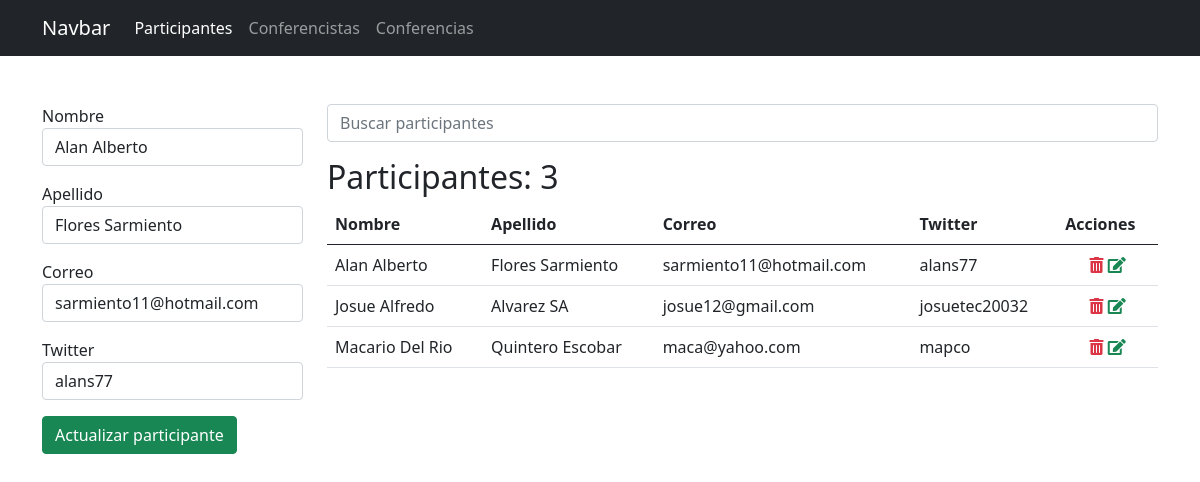
/participantes/30/editar/, run on the app's committed database.
### app_registro/models.py (models this page shows, shortened)
class Participante(models.Model):
    nombre = models.CharField(max_length=25)
    apellido = models.CharField(max_length=25)
    correo = models.EmailField()
    twitter = models.CharField(max_length=35, null=True, blank=True)

### app_registro/views.py (the view, shortened to what this page needs)
# urls.py: path('participantes/<int:id>/editar/', views.editar_participante, name='editar_participante'),
def editar_participante(request, id):
    par = get_object_or_404(Participante, pk=id)
    data = Participante.objects.all().order_by('nombre')
    ctx = {
        'activo': 'participantes',
        'participantes': data,
        'p': par
    }
    return render(request, 'registro/participantes.html', ctx)

### app_registro/templates/registro/participantes.html (shortened to what this page needs)
{% extends "base.html" %}
{% block container %}
    <div class="row">
        <div class="col-3">
            {% if p %}
            <form action="{% url 'editar_participante' p.id %}" method="post">
            {% else %}
            <form action="{% url 'participantes' %}" method="post">
            {% endif %}
                <div class="mb-3">
                    <label for="nombre">Nombre</label>
                    <input type="text" value="{{ p.nombre }}" name="nombre" id="nombre" class="form-control" required autofocus>
                </div>
                <div class="mb-3">
                    <label for="apellido">Apellido</label>
                    <input type="text" value="{{ p.apellido }}" name="apellido" id="apellido" class="form-control" required>
                </div>
                <div class="mb-3">
                    <label for="correo">Correo</label>
                    <input type="email" value="{{ p.correo }}" name="correo" id="correo" class="form-control" required>
                </div>
                <div class="mb-3">
                    <label for="twitter">Twitter</label>
                    <input type="text" value="{{ p.twitter }}" name="twitter" id="twitter" class="form-control" placeholder="Tu usuario" required>
                </div>
                <div class="mb-3">
                    {% if p %}
                    <input type="submit" class="btn btn-success" value="Actualizar participante">
                    {% else %}
                    <input type="submit" class="btn btn-success" value="Registrar participante">
                    {% endif %}
                </div>
            </form>
        </div>
        <div class="col-9">
            <form action="" method="GET">
                <input type="search" name="q" value="{{ q|default_if_none:'' }}" class="form-control" placeholder="Buscar participantes">
            </form>
            <h2 class="mt-3">Participantes: {{ participantes.count }}</h2>
            <table class="table table-hover">
                <thead>
                    <tr>
                        <th>Nombre</th>
                        <th>Apellido</th>
                        <th>Correo</th>
                        <th>Twitter</th>
                        <th>Acciones</th>
                    </tr>
                </thead>
                <tbody>
                    {% for p in participantes %}
                    <tr>
                        <td>{{ p.nombre }}</td>
                        <td>{{ p.apellido }}</td>
                        <td>{{ p.correo }}</td>
                        <td>
                            {{ p.twitter|default_if_none:'-' }}
                        </td>
                        <td class="text-center">
                            <a onclick="if (!confirm('Confirme la eliminacion')) return false;" href="{% url 'eliminar_participante' p.id %}" class="text-danger"><span class="fas fa-trash-alt"></span></a>
                            <a href="{% url 'editar_participante' p.id %}" class="text-success"><span class="fas fa-edit"></span></a>
                        </td>
                    </tr>
                    {% empty %}
                    <tr>
                        <td colspan="5" class="text-danger text-center">No se encontraron participantes</td>
                    </tr>
                    {% endfor %}
                </tbody>
            </table>
        </div>
    </div>
{% endblock %}

### data on the page
Participante: nombre "Alan Alberto", apellido "Flores Sarmiento", correo "sarmiento11@hotmail.com", twitter "alans77"
Participante: nombre "Josue Alfredo", apellido "Alvarez SA", correo "josue12@gmail.com", twitter "josuetec20032"
Participante: nombre "Macario Del Rio", apellido "Quintero Escobar", correo "maca@yahoo.com", twitter "mapco"

### other printed values
{{ participantes.count }} "3"
